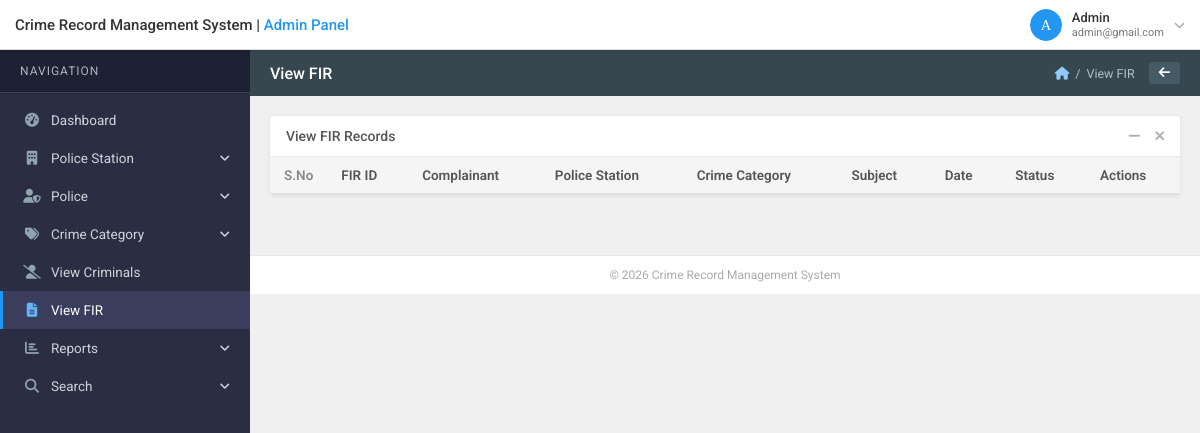
Before: /reports/admin/view-fir.php (signed in) with the older database file.
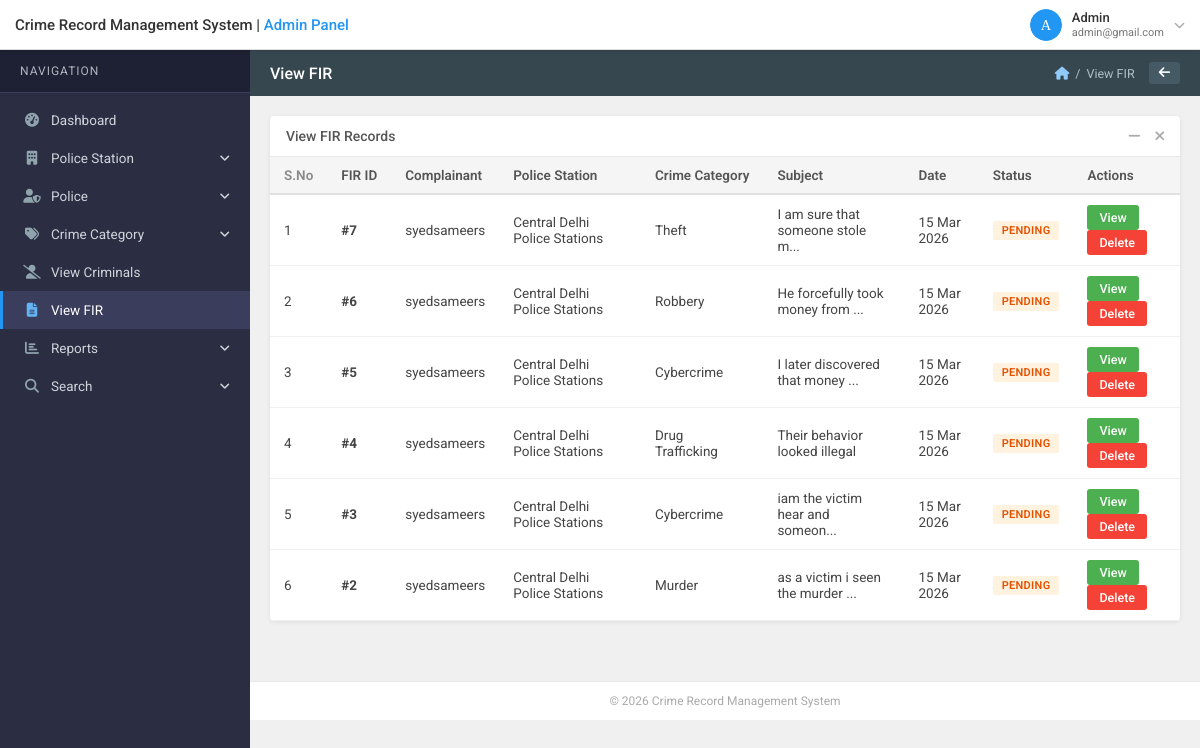
After: the same page with the newer database file.
### tables this page shows
CREATE TABLE `tbl_fir` (
  `id` int(11) NOT NULL,
  `UserID` int(11) NOT NULL,
  `PoliceStationID` int(11) NOT NULL,
  `CrimeCategoryID` int(11) NOT NULL,
  `FIRSubject` varchar(300) NOT NULL,
  `FIRDetail` text NOT NULL,
  `FIRDate` timestamp NOT NULL DEFAULT current_timestamp(),
  `FIRStatus` varchar(50) NOT NULL DEFAULT 'Pending' COMMENT 'Pending,Inprogress,Solved',
  `PoliceRemark` text DEFAULT NULL,
  `PoliceID` int(11) DEFAULT NULL
);

CREATE TABLE `tbl_user` (
  `id` int(11) NOT NULL,
  `FullName` varchar(200) NOT NULL,
  `Email` varchar(200) NOT NULL,
  `MobileNumber` varchar(15) NOT NULL,
  `Password` varchar(200) NOT NULL,
  `Status` tinyint(1) NOT NULL DEFAULT 0 COMMENT '0=Inactive,1=Active',
  `RegistrationDate` timestamp NOT NULL DEFAULT current_timestamp()
);

CREATE TABLE `tbl_policestation` (
  `id` int(11) NOT NULL,
  `PoliceStationName` varchar(200) NOT NULL,
  `PoliceStationCode` varchar(100) NOT NULL,
  `CreationDate` timestamp NOT NULL DEFAULT current_timestamp()
);

CREATE TABLE `tbl_crimecategory` (
  `id` int(11) NOT NULL,
  `CrimeCategory` varchar(200) NOT NULL,
  `CreationDate` timestamp NOT NULL DEFAULT current_timestamp()
);

### reports/admin/view-fir.php (the view, shortened to what this page needs)
<?php
require_once '../includes/config.php';
$firs = mysqli_query($con,"SELECT f.*,u.FullName as UserName,u.Email as UserEmail,cc.CrimeCategory,ps.PoliceStationName FROM tbl_fir f LEFT JOIN tbl_user u ON f.UserID=u.id LEFT JOIN tbl_crimecategory cc ON f.CrimeCategoryID=cc.id LEFT JOIN tbl_policestation ps ON f.PoliceStationID=ps.id ORDER BY f.id DESC");
include '../includes/admin-header.php';
?>
<div class="card">
  <div class="card-title-bar">
    View FIR Records
    <div class="card-controls">
      <button><i class="fas fa-minus"></i></button>
      <button><i class="fas fa-times"></i></button>
    </div>
  </div>
  <div class="card-body" style="padding:0;">
    <div class="table-wrapper">
      <table class="crms-table">
        <thead>
          <tr>
            <th class="sno">S.No</th>
            <th>FIR ID</th>
            <th>Complainant</th>
            <th>Police Station</th>
            <th>Crime Category</th>
            <th>Subject</th>
            <th>Date</th>
            <th>Status</th>
            <th>Actions</th>
          </tr>
        </thead>
        <tbody>
          <?php $i=1; while($row=mysqli_fetch_assoc($firs)):
            $badge = match($row['FIRStatus']){
              'Pending'=>'badge-pending','Inprogress'=>'badge-inprogress','Solved'=>'badge-solved',default=>'badge-pending'
            };
          ?>
          <tr>
            <td><?php echo $i++; ?></td>
            <td><strong>#<?php echo $row['id']; ?></strong></td>
            <td><?php echo htmlspecialchars($row['UserName']); ?></td>
            <td><?php echo htmlspecialchars($row['PoliceStationName']); ?></td>
            <td><?php echo htmlspecialchars($row['CrimeCategory']); ?></td>
            <td><?php echo htmlspecialchars(substr($row['FIRSubject'],0,30)).(strlen($row['FIRSubject'])>30?'...':''); ?></td>
            <td><?php echo date('d M Y',strtotime($row['FIRDate'])); ?></td>
            <td><span class="badge <?php echo $badge; ?>"><?php echo $row['FIRStatus']; ?></span></td>
            <td>
              <button class="btn btn-sm btn-view" onclick="openFIR(<?php echo $row['id']; ?>,'<?php echo addslashes($row['FIRStatus']); ?>','<?php echo addslashes($row['PoliceRemark']??''); ?>',<?php echo $row['PoliceID']??0; ?>)">View</button>
              <a href="view-fir.php?del=<?php echo $row['id']; ?>" class="btn btn-sm btn-delete" onclick="return confirm('Delete FIR #<?php echo $row['id']; ?>?')">Delete</a>
            </td>
          </tr>
          <?php endwhile; ?>
        </tbody>
      </table>
    </div>
  </div>
</div>
<?php include '../includes/admin-footer.php'; ?>

Changed rows visible on the page:
added tbl_fir: id "7", UserID.FullName "syedsameers", PoliceStationID.PoliceStationName "Central Delhi Police Stations", CrimeCategoryID.CrimeCategory "Theft", FIRSubject "I am sure that someone stole m", FIRDate "15 Mar 2026", FIRStatus "PENDING"
added tbl_fir: id "6", UserID.FullName "syedsameers", PoliceStationID.PoliceStationName "Central Delhi Police Stations", CrimeCategoryID.CrimeCategory "Robbery", FIRSubject "He forcefully took money from", FIRDate "15 Mar 2026", FIRStatus "PENDING"
added tbl_fir: id "5", UserID.FullName "syedsameers", PoliceStationID.PoliceStationName "Central Delhi Police Stations", CrimeCategoryID.CrimeCategory "Cybercrime", FIRSubject "I later discovered that money", FIRDate "15 Mar 2026", FIRStatus "PENDING"
added tbl_fir: id "4", UserID.FullName "syedsameers", PoliceStationID.PoliceStationName "Central Delhi Police Stations", CrimeCategoryID.CrimeCategory "Drug Trafficking", FIRSubject "Their behavior looked illegal", FIRDate "15 Mar 2026", FIRStatus "PENDING"
added tbl_fir: id "3", UserID.FullName "syedsameers", PoliceStationID.PoliceStationName "Central Delhi Police Stations", CrimeCategoryID.CrimeCategory "Cybercrime", FIRSubject "iam the victim hear and someon", FIRDate "15 Mar 2026", FIRStatus "PENDING"
added tbl_fir: id "2", UserID.FullName "syedsameers", PoliceStationID.PoliceStationName "Central Delhi Police Stations", CrimeCategoryID.CrimeCategory "Murder", FIRSubject "as a victim i seen the murder", FIRDate "15 Mar 2026", FIRStatus "PENDING"
